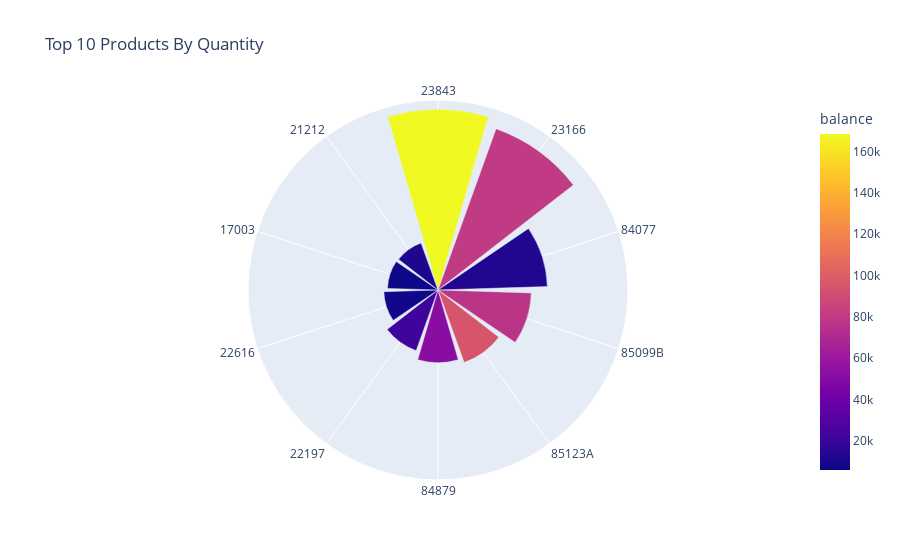

The code cell stored with this chart in its notebook:
### Code cell
fig = px.bar_polar(top_products, r='quantity', theta='stock_code', color='balance', 
                   hover_data=['quantity', 'balance'],
                   title='Top 10 Products By Quantity')

# Update layout to make the chart more readable
fig.update_layout(
    polar=dict(
        radialaxis=dict(
            visible=False)))

fig.show()

### Figure 1 — Plotly figure (JSON) as saved in the notebook; plotly's stock layout.template omitted (floating-point values rounded to 4 significant figures)
{"data": [{"customdata": [[80995, 168500.0], [76919, 80290.0], [49086, 12110.0], [41878, 77190.0], [34630, 94810.0], [32628, 52230.0], [28923, 21850.0], [24321, 6929.0], [22675, 5891.0], [22442, 10990.0]], "hovertemplate": "quantity=%{customdata[0]}<br>stock_code=%{theta}<br>balance=%{marker.color}<extra></extra>", "legendgroup": "", "marker": {"color": [168500.0, 80290.0, 12110.0, 77190.0, 94810.0, 52230.0, 21850.0, 6929.0, 5891.0, 10990.0], "coloraxis": "coloraxis", "pattern": {"shape": ""}}, "name": "", "r": [80995, 76919, 49086, 41878, 34630, 32628, 28923, 24321, 22675, 22442], "showlegend": false, "subplot": "polar", "theta": ["23843", "23166", "84077", "85099B", "85123A", "84879", "22197", "22616", "17003", "21212"], "type": "barpolar"}], "layout": {"barmode": "relative", "coloraxis": {"colorbar": {"title": {"text": "balance"}}, "colorscale": [[0, "#0d0887"], [0.1111, "#46039f"], [0.2222, "#7201a8"], [0.3333, "#9c179e"], [0.4444, "#bd3786"], [0.5556, "#d8576b"], [0.6667, "#ed7953"], [0.7778, "#fb9f3a"], [0.8889, "#fdca26"], [1, "#f0f921"]]}, "legend": {"tracegroupgap": 0}, "polar": {"angularaxis": {"direction": "clockwise", "rotation": 90}, "domain": {"x": [0, 1], "y": [0, 1]}, "radialaxis": {"visible": false}}, "title": {"text": "Top 10 Products By Quantity"}}}
